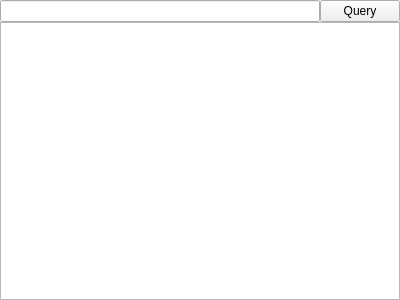
<?xml version="1.0" encoding="UTF-8"?>
<ui version="4.0">
 <class>Form</class>
 <widget class="QWidget" name="Form">
  <property name="geometry">
   <rect>
    <x>0</x>
    <y>0</y>
    <width>400</width>
    <height>300</height>
   </rect>
  </property>
  <property name="windowTitle">
   <string>Form</string>
  </property>
  <layout class="QGridLayout" name="gridLayout">
   <property name="margin">
    <number>0</number>
   </property>
   <property name="spacing">
    <number>0</number>
   </property>
   <item row="0" column="0">
    <widget class="QLineEdit" name="queryText"/>
   </item>
   <item row="0" column="1">
    <widget class="FeedbackButton" name="queryBtn">
     <property name="text">
      <string>Query</string>
     </property>
    </widget>
   </item>
   <item row="1" column="0" colspan="2">
    <widget class="TableWidget" name="queryTable"/>
   </item>
  </layout>
 </widget>
 <customwidgets>
  <customwidget>
   <class>FeedbackButton</class>
   <extends>QPushButton</extends>
   <header>acq4.pyqtgraph</header>
  </customwidget>
  <customwidget>
   <class>TableWidget</class>
   <extends>QTableWidget</extends>
   <header>acq4.pyqtgraph</header>
  </customwidget>
 </customwidgets>
 <resources/>
 <connections/>
</ui>
